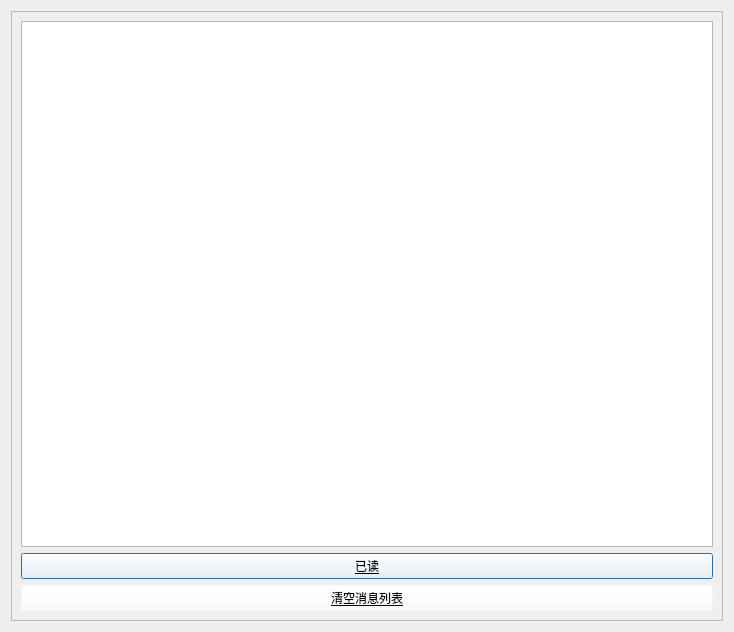
<?xml version="1.0" encoding="UTF-8"?>
<ui version="4.0">
 <class>MessageInformBox_ui</class>
 <widget class="QDialog" name="MessageInformBox_ui">
  <property name="geometry">
   <rect>
    <x>0</x>
    <y>0</y>
    <width>734</width>
    <height>632</height>
   </rect>
  </property>
  <property name="windowTitle">
   <string>Dialog</string>
  </property>
  <layout class="QHBoxLayout" name="horizontalLayout">
   <item>
    <widget class="QFrame" name="frame">
     <property name="styleSheet">
      <string notr="true">#frame{
	border-image: url(:/new/prefix1/m_icon/58a6bf16282d2.png);}</string>
     </property>
     <property name="frameShape">
      <enum>QFrame::StyledPanel</enum>
     </property>
     <property name="frameShadow">
      <enum>QFrame::Raised</enum>
     </property>
     <layout class="QVBoxLayout" name="verticalLayout">
      <item>
       <widget class="QTableWidget" name="tableWidget">
        <property name="styleSheet">
         <string notr="true">selection-background-color: rgb(255, 255, 255);</string>
        </property>
       </widget>
      </item>
      <item>
       <widget class="QPushButton" name="btnRead">
        <property name="cursor">
         <cursorShape>PointingHandCursor</cursorShape>
        </property>
        <property name="styleSheet">
         <string notr="true">background-color: rgba(255, 255, 255, 0);
font: 14pt &quot;AcadEref&quot;;
text-decoration: underline;</string>
        </property>
        <property name="text">
         <string>已读</string>
        </property>
       </widget>
      </item>
      <item>
       <widget class="QPushButton" name="btnDelete">
        <property name="cursor">
         <cursorShape>PointingHandCursor</cursorShape>
        </property>
        <property name="styleSheet">
         <string notr="true">background-color: rgba(255, 255, 255, 0);
font: 14pt &quot;AcadEref&quot;;
text-decoration: underline;</string>
        </property>
        <property name="text">
         <string>清空消息列表</string>
        </property>
       </widget>
      </item>
     </layout>
    </widget>
   </item>
  </layout>
 </widget>
 <resources/>
 <connections/>
</ui>
